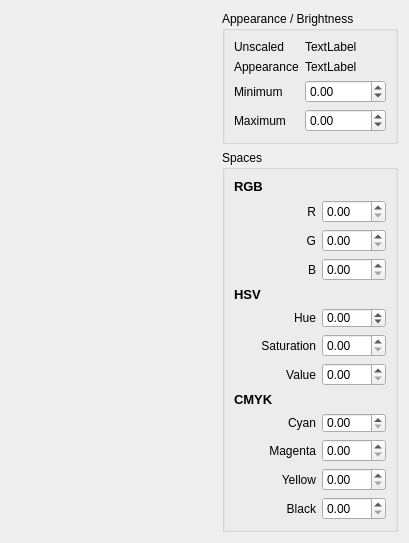
<?xml version="1.0" encoding="UTF-8"?>
<ui version="4.0">
 <class>TristimulusColorPicker</class>
 <widget class="QWidget" name="TristimulusColorPicker">
  <property name="geometry">
   <rect>
    <x>0</x>
    <y>0</y>
    <width>409</width>
    <height>504</height>
   </rect>
  </property>
  <property name="windowTitle">
   <string>Form</string>
  </property>
  <layout class="QHBoxLayout" name="horizontalLayout">
   <item>
    <widget class="QtColorTriangle" name="triangle" native="true">
     <property name="sizePolicy">
      <sizepolicy hsizetype="MinimumExpanding" vsizetype="Preferred">
       <horstretch>0</horstretch>
       <verstretch>0</verstretch>
      </sizepolicy>
     </property>
    </widget>
   </item>
   <item>
    <layout class="QVBoxLayout" name="verticalLayout_2">
     <item>
      <widget class="QGroupBox" name="groupBox_2">
       <property name="minimumSize">
        <size>
         <width>0</width>
         <height>0</height>
        </size>
       </property>
       <property name="title">
        <string>Appearance / Brightness</string>
       </property>
       <layout class="QVBoxLayout" name="verticalLayout_3">
        <item>
         <layout class="QFormLayout" name="formLayout">
          <item row="0" column="0">
           <widget class="QLabel" name="label_7">
            <property name="text">
             <string>Unscaled</string>
            </property>
           </widget>
          </item>
          <item row="0" column="1">
           <widget class="QLabel" name="colorPreview">
            <property name="text">
             <string>TextLabel</string>
            </property>
           </widget>
          </item>
          <item row="1" column="1">
           <widget class="QLabel" name="scaledColorPreview">
            <property name="text">
             <string>TextLabel</string>
            </property>
           </widget>
          </item>
          <item row="1" column="0">
           <widget class="QLabel" name="label_8">
            <property name="text">
             <string>Appearance</string>
            </property>
           </widget>
          </item>
          <item row="2" column="1">
           <widget class="QDoubleSpinBox" name="spinMin">
            <property name="minimum">
             <double>-99999.000000000000000</double>
            </property>
            <property name="maximum">
             <double>99999.000000000000000</double>
            </property>
           </widget>
          </item>
          <item row="3" column="1">
           <widget class="QDoubleSpinBox" name="spinMax">
            <property name="minimum">
             <double>-99999.000000000000000</double>
            </property>
            <property name="maximum">
             <double>99999.000000000000000</double>
            </property>
           </widget>
          </item>
          <item row="2" column="0">
           <widget class="QLabel" name="label_9">
            <property name="text">
             <string>Minimum</string>
            </property>
           </widget>
          </item>
          <item row="3" column="0">
           <widget class="QLabel" name="label_10">
            <property name="text">
             <string>Maximum</string>
            </property>
           </widget>
          </item>
         </layout>
        </item>
       </layout>
      </widget>
     </item>
     <item>
      <widget class="QGroupBox" name="groupBox">
       <property name="title">
        <string>Spaces</string>
       </property>
       <layout class="QVBoxLayout" name="verticalLayout">
        <item>
         <layout class="QGridLayout" name="gridLayout">
          <item row="1" column="1">
           <widget class="QLabel" name="label">
            <property name="text">
             <string>R</string>
            </property>
            <property name="alignment">
             <set>Qt::AlignRight|Qt::AlignTrailing|Qt::AlignVCenter</set>
            </property>
           </widget>
          </item>
          <item row="2" column="1">
           <widget class="QLabel" name="label_2">
            <property name="text">
             <string>G</string>
            </property>
            <property name="alignment">
             <set>Qt::AlignRight|Qt::AlignTrailing|Qt::AlignVCenter</set>
            </property>
           </widget>
          </item>
          <item row="3" column="1">
           <widget class="QLabel" name="label_3">
            <property name="text">
             <string>B</string>
            </property>
            <property name="alignment">
             <set>Qt::AlignRight|Qt::AlignTrailing|Qt::AlignVCenter</set>
            </property>
           </widget>
          </item>
          <item row="5" column="1">
           <widget class="QLabel" name="hueLabel">
            <property name="text">
             <string>Hue</string>
            </property>
            <property name="alignment">
             <set>Qt::AlignRight|Qt::AlignTrailing|Qt::AlignVCenter</set>
            </property>
           </widget>
          </item>
          <item row="7" column="1">
           <widget class="QLabel" name="label_12">
            <property name="text">
             <string>Saturation</string>
            </property>
            <property name="alignment">
             <set>Qt::AlignRight|Qt::AlignTrailing|Qt::AlignVCenter</set>
            </property>
           </widget>
          </item>
          <item row="8" column="1">
           <widget class="QLabel" name="label_13">
            <property name="text">
             <string>Value</string>
            </property>
            <property name="alignment">
             <set>Qt::AlignRight|Qt::AlignTrailing|Qt::AlignVCenter</set>
            </property>
           </widget>
          </item>
          <item row="10" column="1">
           <widget class="QLabel" name="label_14">
            <property name="text">
             <string>Cyan</string>
            </property>
            <property name="alignment">
             <set>Qt::AlignRight|Qt::AlignTrailing|Qt::AlignVCenter</set>
            </property>
           </widget>
          </item>
          <item row="11" column="1">
           <widget class="QLabel" name="label_22">
            <property name="text">
             <string>Magenta</string>
            </property>
            <property name="alignment">
             <set>Qt::AlignRight|Qt::AlignTrailing|Qt::AlignVCenter</set>
            </property>
           </widget>
          </item>
          <item row="12" column="1">
           <widget class="QLabel" name="label_23">
            <property name="text">
             <string>Yellow</string>
            </property>
            <property name="alignment">
             <set>Qt::AlignRight|Qt::AlignTrailing|Qt::AlignVCenter</set>
            </property>
           </widget>
          </item>
          <item row="13" column="1">
           <widget class="QLabel" name="blackLabel">
            <property name="text">
             <string>Black</string>
            </property>
            <property name="alignment">
             <set>Qt::AlignRight|Qt::AlignTrailing|Qt::AlignVCenter</set>
            </property>
           </widget>
          </item>
          <item row="0" column="1">
           <widget class="QLabel" name="label_4">
            <property name="text">
             <string>&lt;!DOCTYPE HTML PUBLIC &quot;-//W3C//DTD HTML 4.0//EN&quot; &quot;http://www.w3.org/TR/REC-html40/strict.dtd&quot;&gt;
&lt;html&gt;&lt;head&gt;&lt;meta name=&quot;qrichtext&quot; content=&quot;1&quot; /&gt;&lt;style type=&quot;text/css&quot;&gt;
p, li { white-space: pre-wrap; }
&lt;/style&gt;&lt;/head&gt;&lt;body style=&quot; font-family:'MS Shell Dlg 2'; font-size:8.25pt; font-weight:400; font-style:normal;&quot;&gt;
&lt;p style=&quot; margin-top:0px; margin-bottom:0px; margin-left:0px; margin-right:0px; -qt-block-indent:0; text-indent:0px;&quot;&gt;&lt;span style=&quot; font-size:10pt; font-weight:600;&quot;&gt;RGB&lt;/span&gt;&lt;/p&gt;&lt;/body&gt;&lt;/html&gt;</string>
            </property>
           </widget>
          </item>
          <item row="9" column="1">
           <widget class="QLabel" name="label_6">
            <property name="text">
             <string>&lt;!DOCTYPE HTML PUBLIC &quot;-//W3C//DTD HTML 4.0//EN&quot; &quot;http://www.w3.org/TR/REC-html40/strict.dtd&quot;&gt;
&lt;html&gt;&lt;head&gt;&lt;meta name=&quot;qrichtext&quot; content=&quot;1&quot; /&gt;&lt;style type=&quot;text/css&quot;&gt;
p, li { white-space: pre-wrap; }
&lt;/style&gt;&lt;/head&gt;&lt;body style=&quot; font-family:'MS Shell Dlg 2'; font-size:8.25pt; font-weight:400; font-style:normal;&quot;&gt;
&lt;p style=&quot; margin-top:0px; margin-bottom:0px; margin-left:0px; margin-right:0px; -qt-block-indent:0; text-indent:0px;&quot;&gt;&lt;span style=&quot; font-size:10pt; font-weight:600;&quot;&gt;CMYK&lt;/span&gt;&lt;/p&gt;&lt;/body&gt;&lt;/html&gt;</string>
            </property>
           </widget>
          </item>
          <item row="4" column="1">
           <widget class="QLabel" name="label_5">
            <property name="text">
             <string>&lt;!DOCTYPE HTML PUBLIC &quot;-//W3C//DTD HTML 4.0//EN&quot; &quot;http://www.w3.org/TR/REC-html40/strict.dtd&quot;&gt;
&lt;html&gt;&lt;head&gt;&lt;meta name=&quot;qrichtext&quot; content=&quot;1&quot; /&gt;&lt;style type=&quot;text/css&quot;&gt;
p, li { white-space: pre-wrap; }
&lt;/style&gt;&lt;/head&gt;&lt;body style=&quot; font-family:'MS Shell Dlg 2'; font-size:8.25pt; font-weight:400; font-style:normal;&quot;&gt;
&lt;p style=&quot; margin-top:0px; margin-bottom:0px; margin-left:0px; margin-right:0px; -qt-block-indent:0; text-indent:0px;&quot;&gt;&lt;span style=&quot; font-size:10pt; font-weight:600;&quot;&gt;HSV&lt;/span&gt;&lt;/p&gt;&lt;/body&gt;&lt;/html&gt;</string>
            </property>
           </widget>
          </item>
          <item row="1" column="2">
           <widget class="QDoubleSpinBox" name="spinR">
            <property name="sizePolicy">
             <sizepolicy hsizetype="Maximum" vsizetype="Fixed">
              <horstretch>0</horstretch>
              <verstretch>0</verstretch>
             </sizepolicy>
            </property>
            <property name="minimumSize">
             <size>
              <width>64</width>
              <height>0</height>
             </size>
            </property>
            <property name="maximumSize">
             <size>
              <width>64</width>
              <height>16777215</height>
             </size>
            </property>
            <property name="maximum">
             <double>255.000000000000000</double>
            </property>
           </widget>
          </item>
          <item row="2" column="2">
           <widget class="QDoubleSpinBox" name="spinG">
            <property name="sizePolicy">
             <sizepolicy hsizetype="Maximum" vsizetype="Fixed">
              <horstretch>0</horstretch>
              <verstretch>0</verstretch>
             </sizepolicy>
            </property>
            <property name="minimumSize">
             <size>
              <width>64</width>
              <height>0</height>
             </size>
            </property>
            <property name="maximumSize">
             <size>
              <width>64</width>
              <height>16777215</height>
             </size>
            </property>
            <property name="maximum">
             <double>255.000000000000000</double>
            </property>
           </widget>
          </item>
          <item row="3" column="2">
           <widget class="QDoubleSpinBox" name="spinB">
            <property name="sizePolicy">
             <sizepolicy hsizetype="Fixed" vsizetype="Fixed">
              <horstretch>0</horstretch>
              <verstretch>0</verstretch>
             </sizepolicy>
            </property>
            <property name="minimumSize">
             <size>
              <width>64</width>
              <height>0</height>
             </size>
            </property>
            <property name="maximumSize">
             <size>
              <width>64</width>
              <height>16777215</height>
             </size>
            </property>
            <property name="maximum">
             <double>255.000000000000000</double>
            </property>
           </widget>
          </item>
          <item row="8" column="2">
           <widget class="QDoubleSpinBox" name="spinV">
            <property name="sizePolicy">
             <sizepolicy hsizetype="Maximum" vsizetype="Fixed">
              <horstretch>0</horstretch>
              <verstretch>0</verstretch>
             </sizepolicy>
            </property>
            <property name="minimumSize">
             <size>
              <width>64</width>
              <height>0</height>
             </size>
            </property>
            <property name="maximumSize">
             <size>
              <width>64</width>
              <height>16777215</height>
             </size>
            </property>
            <property name="maximum">
             <double>255.000000000000000</double>
            </property>
           </widget>
          </item>
          <item row="7" column="2">
           <widget class="QDoubleSpinBox" name="spinS">
            <property name="sizePolicy">
             <sizepolicy hsizetype="Maximum" vsizetype="Fixed">
              <horstretch>0</horstretch>
              <verstretch>0</verstretch>
             </sizepolicy>
            </property>
            <property name="minimumSize">
             <size>
              <width>64</width>
              <height>0</height>
             </size>
            </property>
            <property name="maximumSize">
             <size>
              <width>64</width>
              <height>16777215</height>
             </size>
            </property>
            <property name="maximum">
             <double>255.000000000000000</double>
            </property>
           </widget>
          </item>
          <item row="5" column="2">
           <widget class="QDoubleSpinBox" name="spinH">
            <property name="sizePolicy">
             <sizepolicy hsizetype="Maximum" vsizetype="Fixed">
              <horstretch>0</horstretch>
              <verstretch>0</verstretch>
             </sizepolicy>
            </property>
            <property name="minimumSize">
             <size>
              <width>64</width>
              <height>20</height>
             </size>
            </property>
            <property name="maximumSize">
             <size>
              <width>64</width>
              <height>20</height>
             </size>
            </property>
            <property name="wrapping">
             <bool>true</bool>
            </property>
            <property name="maximum">
             <double>360.000000000000000</double>
            </property>
           </widget>
          </item>
          <item row="10" column="2">
           <widget class="QDoubleSpinBox" name="spinC">
            <property name="sizePolicy">
             <sizepolicy hsizetype="Maximum" vsizetype="Fixed">
              <horstretch>0</horstretch>
              <verstretch>0</verstretch>
             </sizepolicy>
            </property>
            <property name="minimumSize">
             <size>
              <width>64</width>
              <height>20</height>
             </size>
            </property>
            <property name="maximumSize">
             <size>
              <width>64</width>
              <height>20</height>
             </size>
            </property>
            <property name="maximum">
             <double>255.000000000000000</double>
            </property>
           </widget>
          </item>
          <item row="11" column="2">
           <widget class="QDoubleSpinBox" name="spinM">
            <property name="sizePolicy">
             <sizepolicy hsizetype="Maximum" vsizetype="Fixed">
              <horstretch>0</horstretch>
              <verstretch>0</verstretch>
             </sizepolicy>
            </property>
            <property name="minimumSize">
             <size>
              <width>64</width>
              <height>0</height>
             </size>
            </property>
            <property name="maximumSize">
             <size>
              <width>64</width>
              <height>16777215</height>
             </size>
            </property>
            <property name="maximum">
             <double>255.000000000000000</double>
            </property>
           </widget>
          </item>
          <item row="12" column="2">
           <widget class="QDoubleSpinBox" name="spinY">
            <property name="sizePolicy">
             <sizepolicy hsizetype="Maximum" vsizetype="Fixed">
              <horstretch>0</horstretch>
              <verstretch>0</verstretch>
             </sizepolicy>
            </property>
            <property name="minimumSize">
             <size>
              <width>64</width>
              <height>0</height>
             </size>
            </property>
            <property name="maximumSize">
             <size>
              <width>64</width>
              <height>16777215</height>
             </size>
            </property>
            <property name="maximum">
             <double>255.000000000000000</double>
            </property>
           </widget>
          </item>
          <item row="13" column="2">
           <widget class="QDoubleSpinBox" name="spinK">
            <property name="sizePolicy">
             <sizepolicy hsizetype="Maximum" vsizetype="Fixed">
              <horstretch>0</horstretch>
              <verstretch>0</verstretch>
             </sizepolicy>
            </property>
            <property name="minimumSize">
             <size>
              <width>64</width>
              <height>0</height>
             </size>
            </property>
            <property name="maximumSize">
             <size>
              <width>64</width>
              <height>16777215</height>
             </size>
            </property>
            <property name="maximum">
             <double>255.000000000000000</double>
            </property>
           </widget>
          </item>
         </layout>
        </item>
        <item>
         <spacer name="verticalSpacer">
          <property name="orientation">
           <enum>Qt::Vertical</enum>
          </property>
          <property name="sizeHint" stdset="0">
           <size>
            <width>20</width>
            <height>40</height>
           </size>
          </property>
         </spacer>
        </item>
       </layout>
      </widget>
     </item>
    </layout>
   </item>
  </layout>
 </widget>
 <customwidgets>
  <customwidget>
   <class>QtColorTriangle</class>
   <extends>QWidget</extends>
   <header>qtcolortriangle.h</header>
   <container>1</container>
  </customwidget>
 </customwidgets>
 <tabstops>
  <tabstop>spinR</tabstop>
  <tabstop>spinG</tabstop>
  <tabstop>spinB</tabstop>
  <tabstop>spinH</tabstop>
  <tabstop>spinS</tabstop>
  <tabstop>spinV</tabstop>
  <tabstop>spinC</tabstop>
  <tabstop>spinM</tabstop>
  <tabstop>spinY</tabstop>
  <tabstop>spinK</tabstop>
 </tabstops>
 <resources/>
 <connections/>
</ui>
